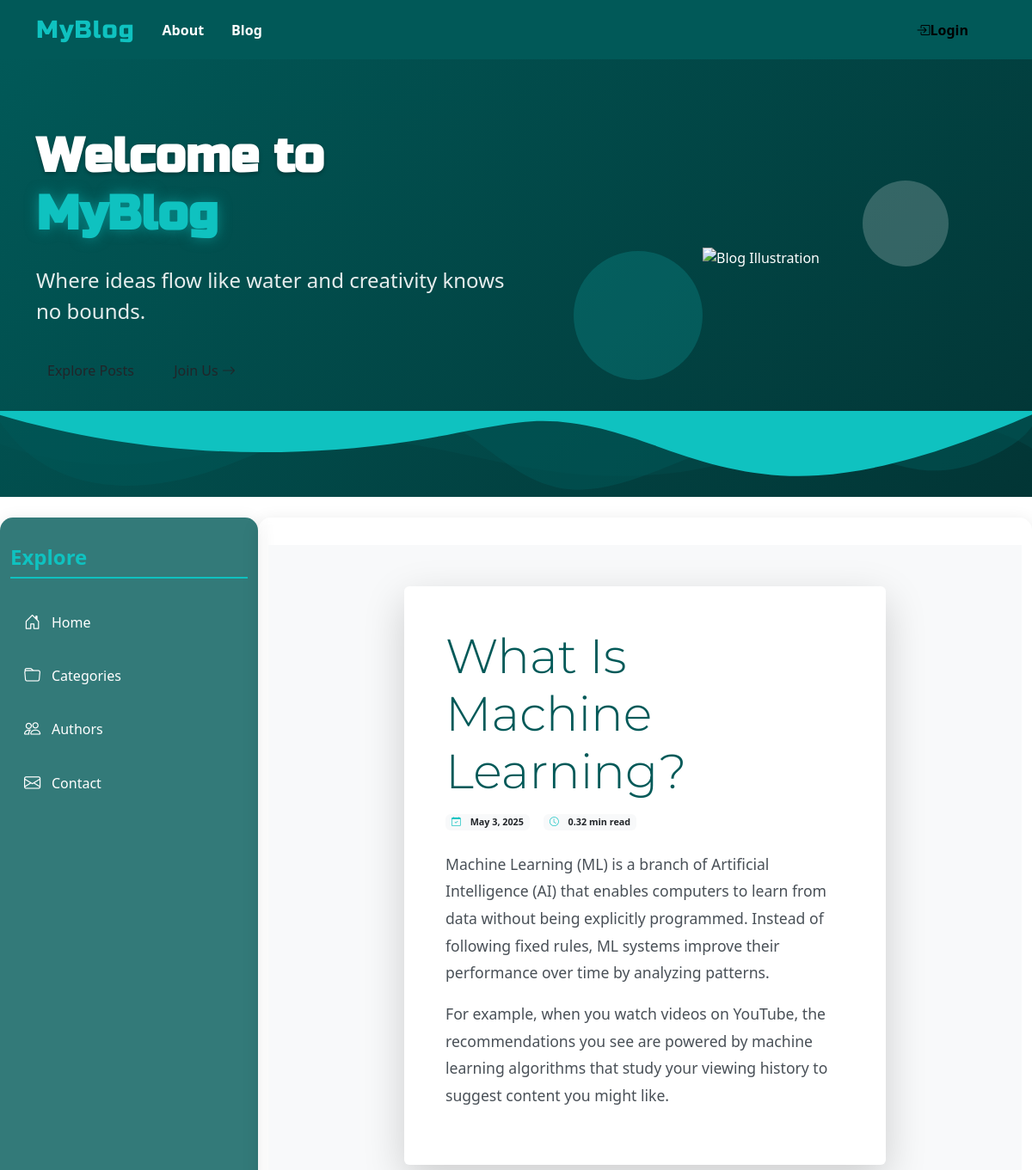
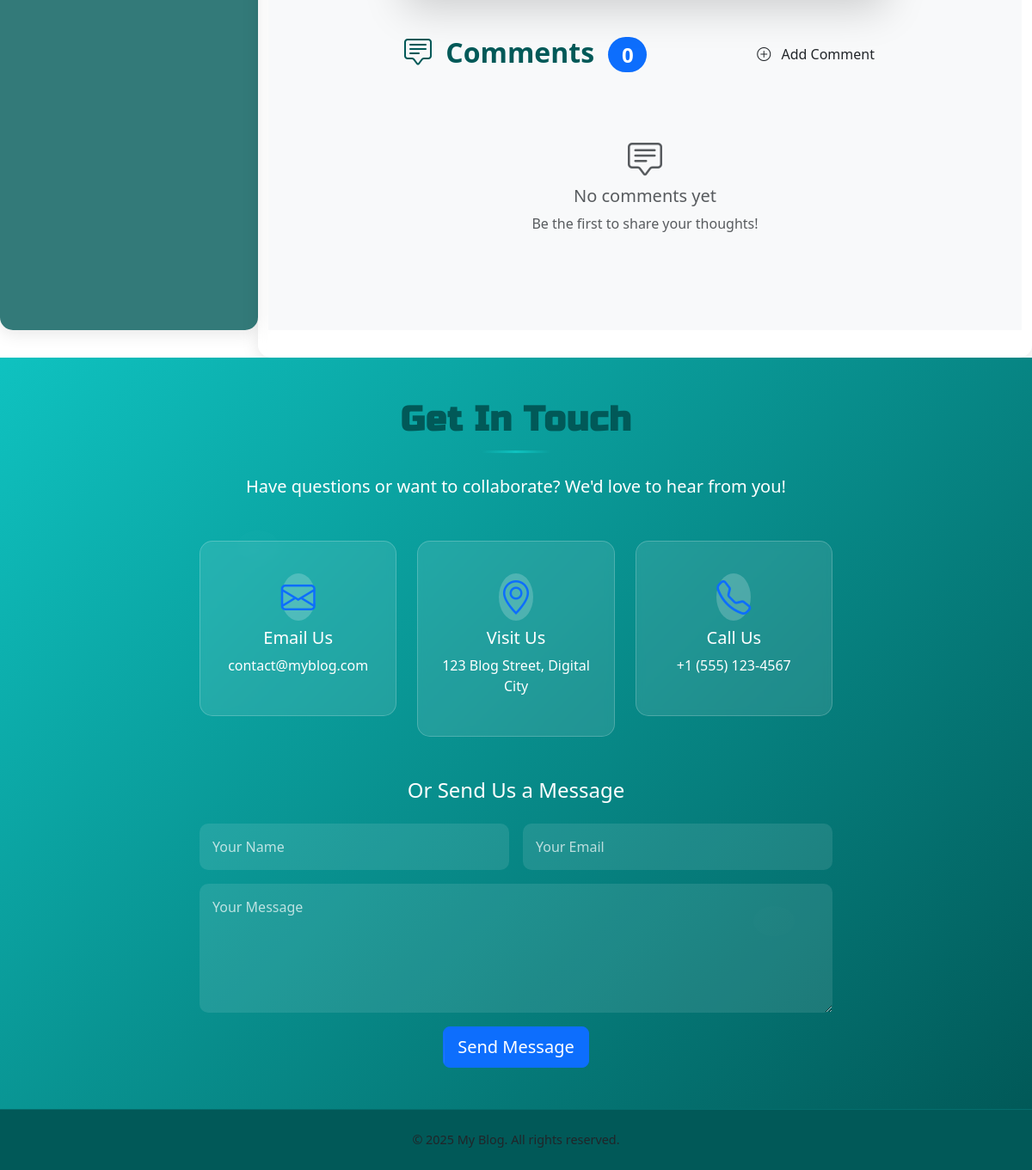
The page /post/22/ on the database its author committed (2 pictures, top to bottom).
### blog/models.py (models this page shows, shortened)
class Post(models.Model):
    author = models.ForeignKey('auth.User', on_delete=models.CASCADE)
    title = models.CharField(max_length=200)
    text = models.TextField()
    created_date = models.DateTimeField(default=timezone.now)
    published_date = models.DateTimeField(blank=True, null=True)

### blog/views.py (the view)
# urls.py: path('post/<int:pk>/', views.PostDetailView.as_view(), name='post_detail'),
class PostDetailView(DetailView):
    model = Post

### blog/templatetags/custom_filters.py (called while the page is built)
@register.filter
def divide(value, arg):
    try:
        return int(value) / int(arg)
    except (ValueError, ZeroDivisionError):
        return None

### blog/templates/blog/post_detail.html (shortened to what this page needs)
{% extends "blog/base.html" %}
{% load custom_filters %}
{% block content %}
<section class="post-detail-section py-5">
    <div class="container">
        <div class="row justify-content-center">
            <div class="col-lg-10 col-xl-8">
                <article class="post-detail-card card border-0 shadow-lg mb-5">
                    <div class="card-body p-4 p-md-5">
                        <header class="post-header mb-4">
                            <h1 class="post-title display-4 mb-3">{{ post.title }}</h1>
                            <div class="post-meta d-flex flex-wrap align-items-center gap-3 mb-4">
                                {% if post.published_date %}
                                    <span class="post-date badge bg-light text-dark">
                                        <i class="bi bi-calendar-check me-2"></i>
                                        {{ post.published_date|date:"F j, Y" }}
                                    </span>
                                {% else %}
                                    <a class="btn btn-publish btn-sm" href="{% url 'post_publish' pk=post.pk %}">
                                        <i class="bi bi-upload me-1"></i> Publish
                                    </a>
                                {% endif %}
                                <span class="post-read-time badge bg-light text-dark">
                                    <i class="bi bi-clock me-2"></i>
                                    {{ post.text|wordcount|divide:200 }} min read
                                </span>
                            </div>
                        </header>
                        <div class="post-content">
                            <div class="content-body">
                                {{ post.text|safe|linebreaksbr }}
                            </div>
                        </div>
                    </div>
                </article>
                <section class="comments-section">
                    <div class="d-flex justify-content-between align-items-center mb-4">
                        <h2 class="comments-title mb-0">
                            <i class="bi bi-chat-square-text me-2"></i>
                            Comments
                            <span class="badge bg-primary rounded-pill ms-2">{{ post.comments.count }}</span>
                        </h2>
                        <a class="btn btn-add-comment" href="{% url 'add_comment_to_post' pk=post.pk %}">
                            <i class="bi bi-plus-circle me-2"></i> Add Comment
                        </a>
                    </div>
                    {% if post.comments.all %}
                        <div class="comments-list">
                            {% for comment in post.comments.all %}
                                {% if user.is_authenticated or comment.approved_comment %}
                                <div class="comment-card card mb-3 {% if not comment.approved_comment %}comment-unapproved{% endif %}">
                                    <div class="card-body p-4">
                                        <div class="comment-header d-flex justify-content-between mb-3">
                                            <div class="comment-author d-flex align-items-center">
                                                <div class="comment-avatar me-3">
                                                    <i class="bi bi-person-circle fs-3"></i>
                                                </div>
                                                <div>
                                                    <h5 class="comment-author-name mb-0">{{ comment.author }}</h5>
                                                    <small class="text-muted">
                                                        <i class="bi bi-clock me-1"></i>
                                                        {{ comment.created_date|timesince }} ago
                                                    </small>
                                                </div>
                                            </div>
                                            {% if not comment.approved_comment %}
                                                <span class="badge bg-warning text-dark">Pending Approval</span>
                                            {% endif %}
                                        </div>
                                        <div class="comment-text">
                                            {{ comment.text|safe|linebreaks }}
                                        </div>
                                        {% if not comment.approved_comment and user.is_authenticated %}
                                        <div class="comment-actions mt-3 pt-2 border-top">
                                            <div class="d-flex gap-2">
                                                <a class="btn btn-sm btn-approve" href="{% url 'comment_approve' pk=comment.pk %}">
                                                    <i class="bi bi-check-circle me-1"></i> Approve
                                                </a>
                                                <a class="btn btn-sm btn-reject" href="{% url 'comment_remove' pk=comment.pk %}">
                                                    <i class="bi bi-trash me-1"></i> Reject
                                                </a>
                                            </div>
                                        </div>
                                        {% endif %}
                                    </div>
                                </div>
                                {% endif %}
                            {% endfor %}
                        </div>
                    {% else %}
                        <div class="no-comments text-center py-5">
                            <i class="bi bi-chat-square-text fs-1 text-muted mb-3"></i>
                            <h3 class="h5 text-muted">No comments yet</h3>
                            <p class="text-muted">Be the first to share your thoughts!</p>
                        </div>
                    {% endif %}
                </section>
            </div>
        </div>
    </div>
</section>
{% endblock %}

### blog/static/css/blog_final.css (style rules this page uses)
:root { --primary: #0FC2C0; --primary-dark: #015958; --white: #ffffff; --black: #000000; --gray-light: #f8f9fa; --shadow: 0 4px 20px rgba(0, 0, 0, 0.1); }
body { font-family: 'Montserrat', sans-serif; background-color: var(--primary-dark); color: var(--white); line-height: 1.6; }
.post-title { font-family: 'Montserrat', sans-serif; font-weight: 700; color: #212529; font-size: 1.5rem; transition: color 0.3s ease; }
.post-meta { font-size: 0.9rem; color: #6c757d; }
.post-meta i { color: #0FC2C0; }
.post-detail-section { background-color: #f8f9fa; }
.post-detail-card { border-radius: 12px; overflow: hidden; transition: transform 0.3s ease; }
.post-title { color: #015958; font-weight: 700; line-height: 1.3; }
.post-content { font-size: 1.1rem; line-height: 1.8; color: #495057; }
.btn-add-comment { background-color: #0FC2C0; color: white; border-radius: 50px; }
.comments-title { color: #015958; font-weight: 600; }
.post-title { color: #015958; font-weight: 600; }

### rows shown on the page
Post: title "What Is Machine Learning?", published_date "May 3, 2025", text|divide "0.32", text "Machine Learning (ML) is a branch of Artificial Intelligence (AI) that enables computers to learn from data without being explicitly programmed. Instead of following fixed rules, ML systems improve their performance over time by analyzing patterns. For example, when you watch videos on YouTube, the recommendations you see are powered by machine learning algorithms that study your viewing history to suggest content you might like.", comments.count "0"
